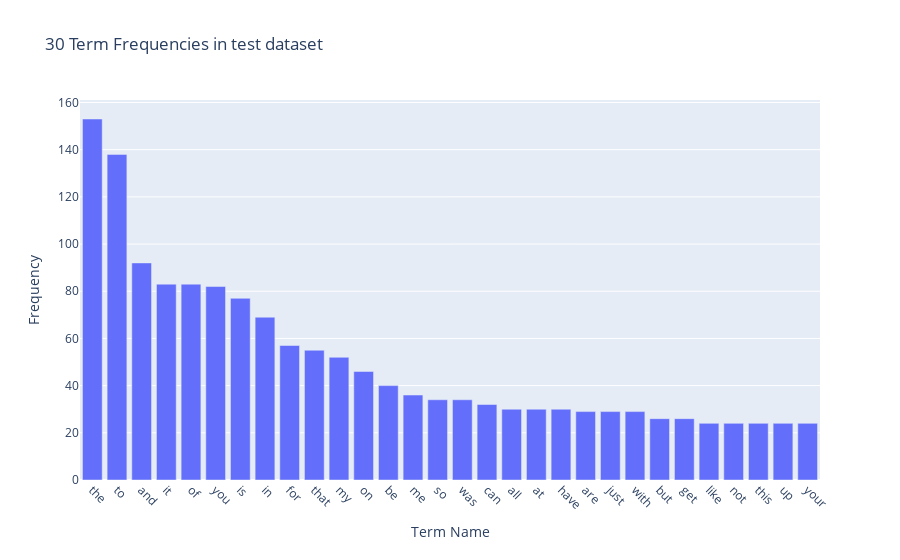

Source (notebook cell):
### Code cell
#Frequency for Top 30 words in test dataset
test_term_frequencies = np.asarray(test_counts.sum(axis=0))[0]
#print('term_frequencies',test_term_frequencies)
test_term_names = count_vect.get_feature_names_out()
#print('term_names',test_term_names)
# Create a list of (term, frequency) tuples and sort by frequency in descending order
test_term_freq_pairs = sorted(zip(test_term_names, test_term_frequencies), key=lambda x: x[1], reverse=True)
# Extract the sorted terms and frequencies
test_sorted_terms = [term for term, frequency in test_term_freq_pairs]
test_sorted_frequencies = [frequency for term, frequency in test_term_freq_pairs]
n = 30
# Create a DataFrame for the top N terms
data = {'Term': test_sorted_terms[:n], 'Frequency': test_sorted_frequencies[:n]}
df = pd.DataFrame(data)
# Create a bar plot using Plotly Express
test_fig = px.bar(df, x='Term', y='Frequency', title=f'{n} Term Frequencies in test dataset',
             labels={'Term': 'Term Name', 'Frequency': 'Frequency'})
# Customize the appearance of the plot
test_fig.update_xaxes(title_text='Term Name', tickangle=45)  # Rotate x-axis labels
test_fig.show()

### Figure 1 — Plotly figure (JSON) as saved in the notebook; plotly's stock layout.template omitted (floating-point values rounded to 4 significant figures)
{"data": [{"alignmentgroup": "True", "hovertemplate": "Term Name=%{x}<br>Frequency=%{y}<extra></extra>", "legendgroup": "", "marker": {"color": "#636efa", "pattern": {"shape": ""}}, "name": "", "offsetgroup": "", "orientation": "v", "showlegend": false, "textposition": "auto", "type": "bar", "x": ["the", "to", "and", "it", "of", "you", "is", "in", "for", "that", "my", "on", "be", "me", "so", "was", "can", "all", "at", "have", "are", "just", "with", "but", "get", "like", "not", "this", "up", "your"], "xaxis": "x", "y": [153, 138, 92, 83, 83, 82, 77, 69, 57, 55, 52, 46, 40, 36, 34, 34, 32, 30, 30, 30, 29, 29, 29, 26, 26, 24, 24, 24, 24, 24], "yaxis": "y"}], "layout": {"barmode": "relative", "legend": {"tracegroupgap": 0}, "title": {"text": "30 Term Frequencies in test dataset"}, "xaxis": {"anchor": "y", "domain": [0, 1], "tickangle": 45, "title": {"text": "Term Name"}}, "yaxis": {"anchor": "x", "domain": [0, 1], "title": {"text": "Frequency"}}}}
